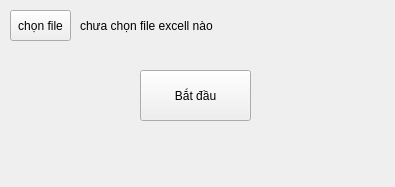
<?xml version="1.0" encoding="UTF-8"?>
<ui version="4.0">
 <class>Form</class>
 <widget class="QWidget" name="Form">
  <property name="geometry">
   <rect>
    <x>0</x>
    <y>0</y>
    <width>395</width>
    <height>187</height>
   </rect>
  </property>
  <property name="windowTitle">
   <string>Auto write form IRS - Trần Đức Tình</string>
  </property>
  <widget class="QPushButton" name="bntChooseFile">
   <property name="geometry">
    <rect>
     <x>10</x>
     <y>10</y>
     <width>61</width>
     <height>31</height>
    </rect>
   </property>
   <property name="text">
    <string>chọn file</string>
   </property>
  </widget>
  <widget class="QLabel" name="lbLinkfile">
   <property name="geometry">
    <rect>
     <x>80</x>
     <y>10</y>
     <width>311</width>
     <height>31</height>
    </rect>
   </property>
   <property name="text">
    <string>chưa chọn file excell nào</string>
   </property>
  </widget>
  <widget class="QPushButton" name="bntAction">
   <property name="geometry">
    <rect>
     <x>140</x>
     <y>70</y>
     <width>111</width>
     <height>51</height>
    </rect>
   </property>
   <property name="text">
    <string>Bắt đầu</string>
   </property>
  </widget>
 </widget>
 <resources/>
 <connections/>
</ui>
